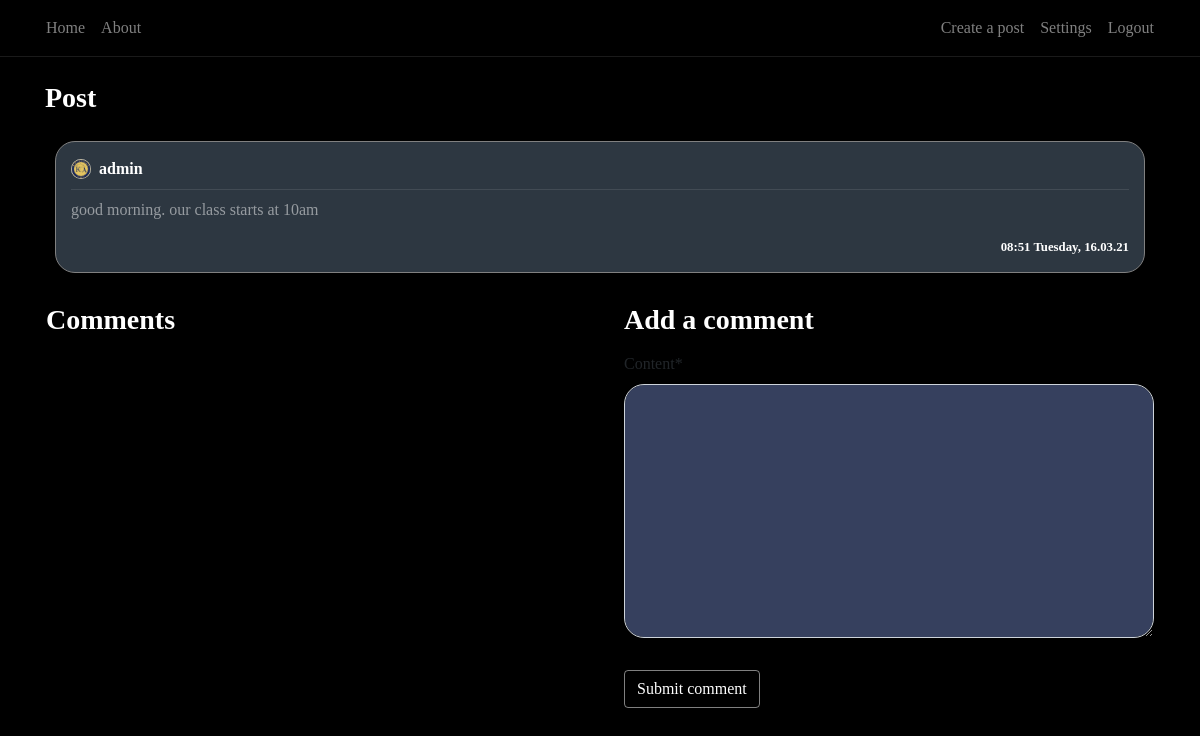
The page /post/8/ (signed in) on the database its author committed.
### blog/models.py (models this page shows, shortened)
class Post(models.Model):
    content = models.TextField(max_length=1000)
    date_posted = models.DateTimeField(default=timezone.now)
    author = models.ForeignKey(User, on_delete=models.CASCADE)
    likes= models.IntegerField(default=0)
    dislikes= models.IntegerField(default=0)

### users/models.py (models this page shows, shortened)
class Profile(models.Model):
    user = models.OneToOneField(User, on_delete=models.CASCADE)
    image = models.ImageField(default='default.png', upload_to='profile_pics')

### blog/views.py (the view)
# urls.py: path('post/<int:pk>/', PostDetailView.as_view(), name='post-detail'),
class PostDetailView(DetailView):
    model = Post
    template_name = 'blog/post_detail.html'
    context_object_name = 'post'
    def get_context_data(self, **kwargs):
        data = super().get_context_data(**kwargs)
        comments_connected = Comment.objects.filter(post_connected=self.get_object()).order_by('-date_posted')
        data['comments'] = comments_connected
        data['form'] = NewCommentForm(instance=self.request.user)
        return data
    def post(self, request, *args, **kwargs):
        new_comment = Comment(content=request.POST.get('content'),
                              author=self.request.user,
                              post_connected=self.get_object())
        new_comment.save()
        return self.get(self, request, *args, **kwargs)

### blog/forms.py
class NewCommentForm(forms.ModelForm):
    class Meta:
        model = Comment
        fields = ['content']

### blog/templates/blog/post_detail.html (shortened to what this page needs)
{% extends "blog/base.html" %}
{% load crispy_forms_tags %}
{% block content %}
<div class="container">
    <h3 class="white-important mb-3">
        Post
    </h3>
   <article class="media content-section">
        <div style="width: 100%; word-break: break-all;" class="hovered-tweet-comment">
            <div class="pb-2 row m-0 " style="width: 100%; margin-right: 0 !important;">
               <div
                       style="padding-left: 0px !important;"
                       class="col-8 no-padding d-flex align-items-center">
                   <img
                       class="rounded-circle mr-2"
                       style="width: 20px; height: 20px;"
                       src="{{ post.author.profile.image.url }}">
                   <a class="mr-2 white-important" href="{% url 'user-posts' post.author %}">
                       {{ post.author }}
                   </a>
               </div>
               <div class="col-4 d-flex flex-row-reverse no-padding align-items-center"
                    style="padding-right: 0 !important;">
               </div>
           </div>
            <div
                    class="mb-2 "
                    style="width: 100%; height: 1px; background-color: rgba(255, 255, 255, 0.1)"></div>
            <a style="color: rgba(255, 255, 255, 0.5) !important;">
                <p>
                    {{ post.content }}
                </p>
                <small
                    class="white-important d-flex full-width flex-row-reverse">
                    {{ post.date_posted | date:"H:i l, d.m.y" }}
                </small>
            </a>
        </div>
   </article>
    <div class="row pl-3">
        <div class="col-12 col-md-6 pl-0">
         <h3 class="white-important mb-3">
             Comments
         </h3>
        </div>
        {% if user is not None %}
            <div class="col-12 col-md-6 pl-0 pl-md-3 pr-3">
                <h3 class="white-important mb-3">
                    Add a comment
                </h3>
                <form method="POST">
                    <fieldset class="form-group">
                        {{ form | crispy }}
                    </fieldset>
                    <div class="form-group">
                        <button class="btn btn-outline-secondary" type="submit">Submit comment</button>
                    </div>
                </form>
            </div>
        {% endif %}
    </div>
  </div>
{% endblock content %}

### blog/static/blog/main.css (style rules this page uses)
:root { --muted-color: rgba(255, 255, 255, 0.5); }
h1, h2, h3, h4, h5, h6 { color: var(--muted-color); }
.content-section { padding: 10px 10px; margin-bottom: 20px; }
.no-padding { padding: 0 !important; }
a { color: white; text-underline: none; text-decoration: none !important; }
article { border-radius: 2px; }
.white-important { color: white; font-weight: bold; }
.full-width { width: 100% }
.form-control { background-color: #36405e !important; color: var(--muted-color) !important; box-shadow: 0 0 0 0 !important; border-radius: 20px !important; }
.btn-outline-secondary { border-color: rgba(255, 255, 255, 0.5); color: white !important; }
.hovered-tweet-comment { background-color: #2d3741 !important; padding:15px; border-radius: 20px; border:1px solid grey; }

### blog/static/blog/style.css (style rules this page uses)
body { font-family:bahnschrift; height: 100vh; margin: 0; padding: 0; }

### rows shown on the page
Post: author.profile.image (picture), author "admin", content "good morning. our class starts at 10am", date_posted "08:51 Tuesday, 16.03.21"
